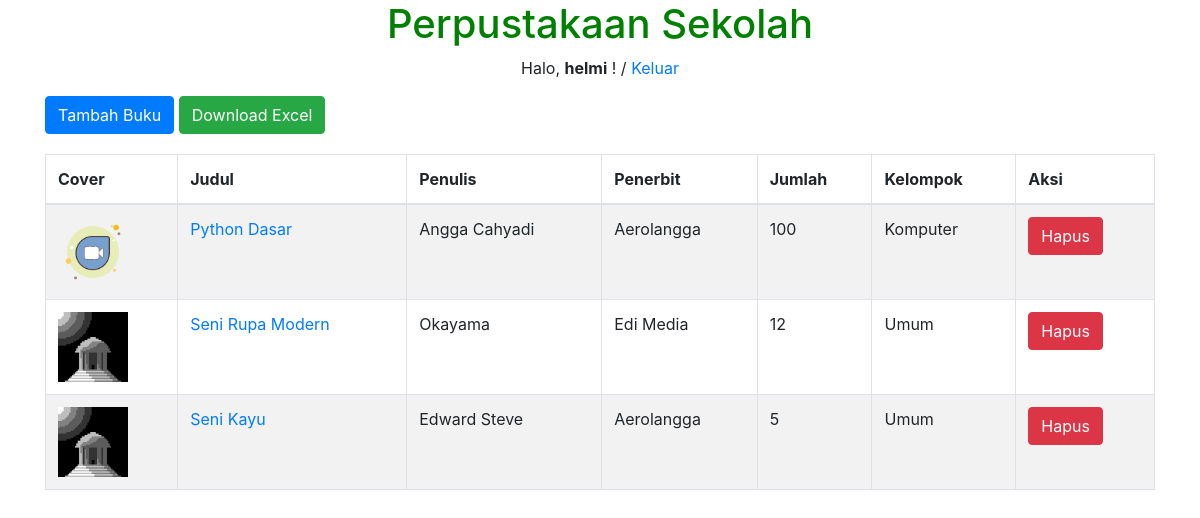
Screenshot of /buku/ (signed in) with the database file from the repository.
### perpustakaan/models.py (models this page shows, shortened)
class Buku(models.Model):
    judul = models.CharField(max_length=50)
    penulis = models.CharField(max_length=40)
    penerbit = models.CharField(max_length=40)
    jumlah = models.IntegerField(null=True)
    kelompok_id = models.ForeignKey(Kelompok, on_delete=models.CASCADE, null=True)
    cover = models.ImageField(upload_to='cover/', null=True)
    tanggal = models.DateTimeField(auto_now_add=True, null=True)

class Kelompok(models.Model):
    nama = models.CharField(max_length=9)
    keterangan = models.TextField()
    def __str__(self):
        return self.nama

### perpustakaan/views.py (the view)
# urls.py: path('buku/', buku, name='buku'),
@login_required(login_url=settings.LOGIN_URL)
def buku(request):
    books = Buku.objects.all()
    isi = {
        'books': books,
    }
    return render(request, 'buku.html', isi)

### perpustakaan/templates/buku.html (shortened to what this page needs)
{% extends 'base.html' %}
{% block content %}
<div class="container">
    <a href="{% url 'tambah_buku' %}" class="btn btn-primary tombol">Tambah Buku</a>
    <a href="{% url 'export_xls' %}" class="btn btn-success tombol">Download Excel</a>
    <div class="row">
        <div class="col-md-12">
            <table class="table table-bordered table-striped">
                <thead>
                    <tr>
                        <th>Cover</th>
                        <th>Judul</th>
                        <th>Penulis</th>
                        <th>Penerbit</th>
                        <th>Jumlah</th>
                        <th>Kelompok</th>
                        <th>Aksi</th>
                    </tr>
                </thead>
                <tbody>
                    {% for buku in books %}
                    <tr>
                        <td>
                            {% if buku.cover %}
                                <img src="{{ buku.cover.url }}" width="70px">
                            {% endif %}
                        </td>
                        <td><a href="{% url 'ubah_buku' buku.id %}">{{ buku.judul }}</a></td>
                        <td>{{ buku.penulis }}</td>
                        <td>{{ buku.penerbit }}</td>
                        <td>{{ buku.jumlah }}</td>
                        <td>{{ buku.kelompok_id }}</td>
                        <td>
                            <button data-toggle="modal" data-target="#hapus-{{ buku.id }}" class="btn btn-danger">Hapus</button>
                        </td>
                    </tr>
                    {% endfor %}
                </tbody>
            </table>
        </div>
    </div>
</div>
{% endblock %}

### templates/base.html (shortened to what this page needs)
{% load static %}
<!DOCTYPE html>
<html lang="en">
<head>
    <link rel="stylesheet" href="{% static 'css/bootstrap.min.css' %}">
    <link rel="stylesheet" href="{% static 'css/style.css' %}">
</head>
<body>
    {% include 'judul.html' %}
    {% block content %}
    {% endblock %}
</body>
</html>

### templates/judul.html (shortened to what this page needs)
<center>
    <h1 style="color: green;">Perpustakaan Sekolah</h1>
    {% if user.is_authenticated %}
        <p>Halo, <strong>{{ user }}</strong> ! / <a href="{% url 'keluar' %}">Keluar</a></p>
    {% endif %}
</center>

### static/css/style.css (style rules this page uses)
body { background-color: white; }
.tombol { margin-bottom: 20px;; }

### rows the page displays
Buku: cover (picture), judul "Python Dasar", penulis "Angga Cahyadi", penerbit "Aerolangga", jumlah "100", kelompok_id "Komputer"
Buku: cover (picture), judul "Seni Rupa Modern", penulis "Okayama", penerbit "Edi Media", jumlah "12", kelompok_id "Umum"
Buku: cover (picture), judul "Seni Kayu", penulis "Edward Steve", penerbit "Aerolangga", jumlah "5", kelompok_id "Umum"

### other values shown
{{ user }} "helmi"
